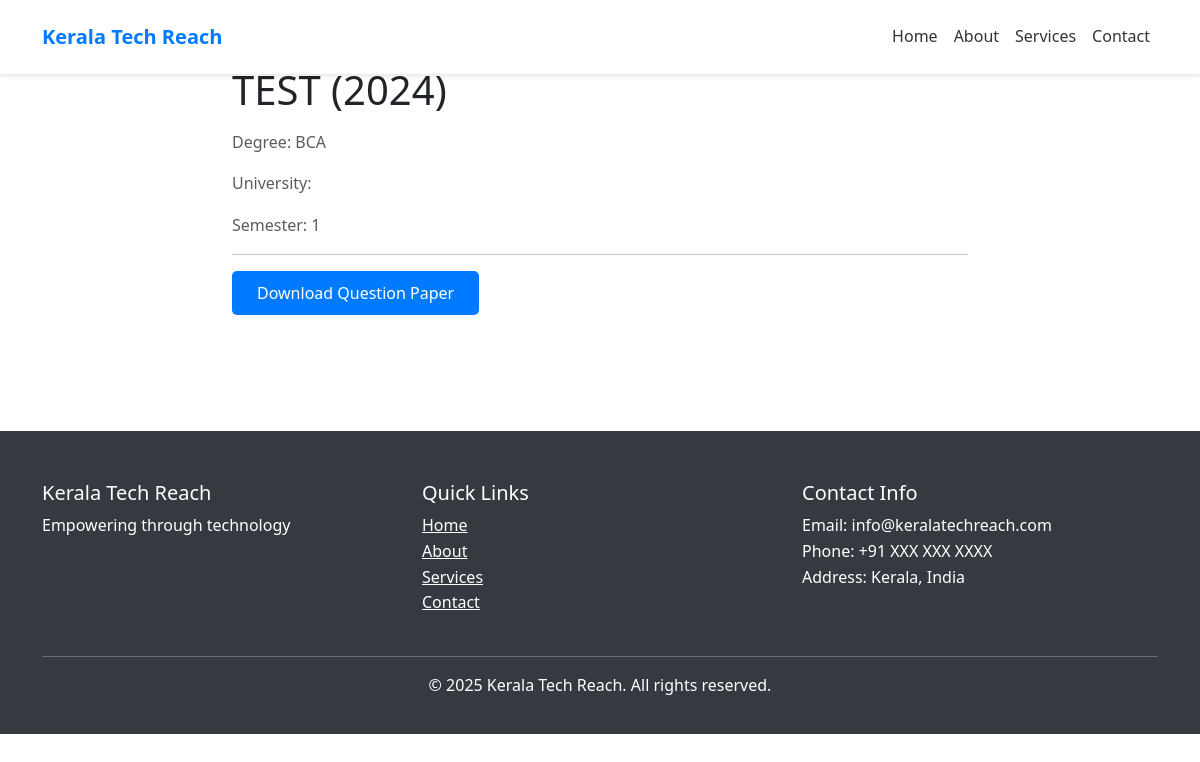
/questionpapers/1/, run on the app's committed database.
### admindashboard/models.py (models this page shows, shortened)
class QuestionPaper(models.Model):
    degree = models.ForeignKey('Degree', on_delete=models.CASCADE)
    semester = models.PositiveIntegerField()
    subject = models.CharField(max_length=200)
    file_path = models.FileField(upload_to='question_papers/', blank=True, null=True)
    year = models.PositiveIntegerField()
    university_id = models.ForeignKey('University', on_delete=models.CASCADE)
    updated_at = models.DateTimeField(auto_now=True)
    is_published = models.BooleanField(default=False)
    created_by = models.ForeignKey('UserProfile', on_delete=models.CASCADE)

class Degree(models.Model):
    name = models.CharField(max_length=200)
    university = models.ForeignKey(University, on_delete=models.CASCADE)
    created_by = models.ForeignKey('UserProfile', on_delete=models.CASCADE)

### publicpage/views.py (the view)
# urls.py: path('questionpapers/<int:pk>/', views.questionpaper_detail, name='questionpaper_detail'),
def questionpaper_detail(request, pk):
    question_paper = get_object_or_404(QuestionPaper, pk=pk, is_published=True)
    return render(request, 'publicpage/questionpaper_detail.html', {'question_paper': question_paper})

### publicpage/templates/publicpage/questionpaper_detail.html (shortened to what this page needs)
{% extends 'publicpage/base.html' %}
{% load static %}
{% block content %}
<div class="container mt-4">
    <nav aria-label="breadcrumb">
        <ol class="breadcrumb">
            <li class="breadcrumb-item"><a href="{% url 'publicpage:home' %}">Home</a></li>
             <li class="breadcrumb-item active" aria-current="page">Question Papers</li>
        </ol>
    </nav>
    <div class="row justify-content-center">
        <div class="col-md-8">
            <article>
                <h1 class="mb-3">{{ question_paper.subject }} ({{ question_paper.year }})</h1>
                <p class="text-muted">Degree: {{ question_paper.degree.name }}</p>
                <p class="text-muted">University: {{ question_paper.university.name }}</p>
                <p class="text-muted">Semester: {{ question_paper.semester }}</p>
                <hr>
                {% if question_paper.file_path %}
                    <p><a href="{{ question_paper.file_path.url }}" class="btn btn-primary" download>Download Question Paper</a></p>
                {% else %}
                    <p class="text-warning">Question paper file not available.</p>
                {% endif %}
            </article>
        </div>
    </div>
</div>
{% endblock %}

### publicpage/templates/publicpage/base.html (style rules this page uses)
:root { --primary-color: #007bff; --secondary-color: #6c757d; --accent-color: #28a745; }
body { font-family: 'Segoe UI', Tahoma, Geneva, Verdana, sans-serif; line-height: 1.6; }
.btn-primary { background-color: var(--primary-color); border: none; padding: 10px 25px; border-radius: 5px; transition: transform 0.3s ease; }

### data on the page
QuestionPaper: subject "TEST", year "2024", degree.name "BCA", semester "1"
